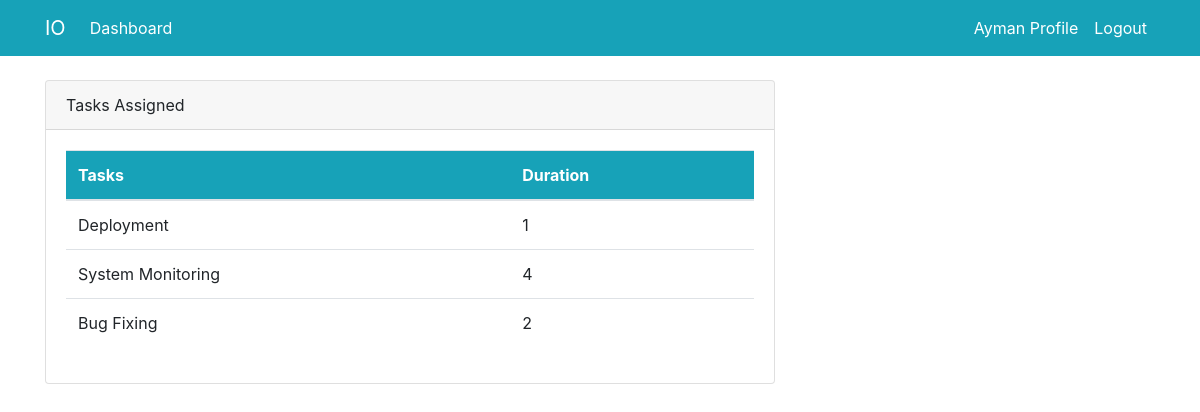
Page /rooms/ (signed in) on the committed database.
### Dashboard/models.py (models this page shows, shortened)
class task(models.Model):
    Attribute=models.CharField(max_length=100,null=True)
    Task=models.CharField(max_length=100,null=True)
    Duration=models.PositiveIntegerField(null=True)
    Predecessors=models.CharField(max_length=100,null=True)
    EarliestST=models.PositiveIntegerField(null=True)
    LatestST=models.PositiveIntegerField(null=True)
    tfloat=models.PositiveIntegerField(null=True)
    ffloat=models.PositiveIntegerField(null=True)
    RequiredRT=models.CharField(max_length=100,null=True)
    EstimatedEf=models.PositiveIntegerField(null=True)
    Staffid=models.PositiveIntegerField(null=True)
    Progress=models.CharField(max_length=50,choices=PROG,default='Not Started')

### Dashboard/views.py (the view)
# urls.py: path('', views.index_view, name='Dashboard-index'),
@login_required(login_url='user-login')
def index_view(request):
    tasks = task.objects.filter(Staffid=request.user.id)
    return render(request, 'Dashboard/index.html', {'tasks': tasks})

### templates/Dashboard/index.html (shortened to what this page needs)
{% extends "partials/base.html" %}
{% block content%}
{% if user.is_authenticated and user.is_staff and user.is_superuser %}
{% include 'partials/topnav.html' %}
<body>
    <img src="https://encrypted-tbn0.gstatic.com/images?q=tbn:ANd9GcSlivXXyG1gKaekMnSyXBohzFtIaqrixCWTNA&s" alt="Hello! and welcom to IO" style="width: 100%; height: auto; max-width: 800px; max-height: 600px; border-radius: 10px; box-shadow: 0 0 10px rgba(0, 0, 0, 0.1); transform: translateX(500px) translateY(20px);">
</body>
{% else %}
{% include 'Dashboard/staff_index.html' %}
{% endif %}
{% endblock %}

### templates/partials/nav.html (shortened to what this page needs)
<body>
    <nav class="navbar navbar-expand-lg navbar-info bg-info">
        {% if user.is_authenticated %}
        <div class="container">
            <a class="navbar-brand text-white" href="{% url "Dashboard-index" %}">IO</a>
            <div class="collapse navbar-collapse" id="navbarSupportedContent">
                <ul class="navbar-nav mr-auto">
                    <li class="nav-item active">
                        <a class="nav-link text-white" href="{% url "Dashboard-index" %}">Dashboard </a>
                    </li>
                </ul>
                <ul class="navbar-nav ml-auto">
                    <li class="nav-item active">
                        <a class="nav-link text-white" href="{% url "user-profile" %}">{{ user.username}} Profile </a>
                    </li>
                    <li class="nav-item">
                        <a class="nav-link text-white" href="{% url "user-logout" %}">Logout</a>
                    </li>
                </ul>
                {% endif %}
            </div>
        </div>
    </nav>

### templates/Dashboard/staff_index.html
<div class="container">
        <div class="row mt-4">
            <div class="col-md-8">
                <div class="card">
                    <div class="card-header">
                        Tasks Assigned
                    </div>
                    <div class="card-body">
                        {% if tasks %}
                            <table class="table bg-white">
                            <thead class="bg-info text-white">
                                <tr>
                                    <th scope="col">Tasks</th>
                                    <th scope="col">Duration</th>
                                </tr>
                            </thead>
                            <tbody>
                                {% for task in tasks %}
                                <tr>
                                    <td>{{ task.Task}}</td>
                                    <td>{{ task.Duration}}</td>
                                </tr>
                                {% endfor %}
                            </tbody>
                            </table>
                        {% else %}
                            <p>No tasks assigned.</p>
                        {% endif %}
                    </div>
                </div>
            </div>
        </div>
</div>

### rows in the picture
task: Task "Deployment", Duration "1"
task: Task "System Monitoring", Duration "4"
task: Task "Bug Fixing", Duration "2"

### other values in the picture
{{ user.username }} "Ayman"
